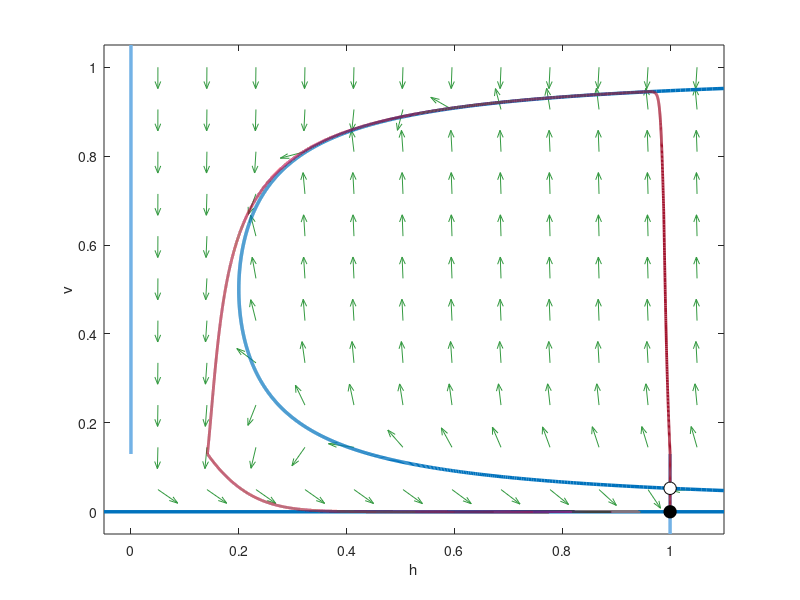

This chart was generated by the following MATLAB code:
% Fig. 4.24: Phase plane of the Mitchell-Schaeffer model (book, Section 4.5, Eq. 4.20)
% dv/dt = h v^2 (1 - v)/tin - v/tout + J0,  dh/dt = (1 - h)/topen for v < vgate, -h/tclose otherwise;  J0 = 0
% nullclines, direction field, resting state (1, 0), threshold, and the action potential after a stimulus at t = 1 ms
% (c) 2026 Philipp Kügler · Program for the book "Dynamical Systems in the Life Sciences" · MIT License (see LICENSE)
tin = 0.3; tout = 6; topen = 100; tclose = 115; vgate = 0.13;   % parameters in ms
hc = 4 * tin / tout;
J = 0.2; dauer = 2; dt = 0.01;
J0 = 0; T = 500; reize = 1;
N = round(T / dt); t = dt * (0:N);
Jt = J0 * ones(1, N + 1);
for s = reize
    Jt(t >= s - 1e-9 & t < s + dauer - 1e-9) = J0 + J;   % stimulus of strength J for 'dauer' ms
end
v = zeros(1, N + 1); h = ones(1, N + 1);
for n = 1:N                                         % Euler's method
    dv = h(n) * v(n)^2 * (1 - v(n)) / tin - v(n) / tout + Jt(n);
    if v(n) < vgate, dh = (1 - h(n)) / topen; else, dh = -h(n) / tclose; end
    v(n + 1) = v(n) + dt * dv; h(n + 1) = h(n) + dt * dh;
end
vs = (1 - sqrt(1 - hc)) / 2;
fprintf('resting state (h, v) = (1, 0),  threshold (1, %.4f),  peak of the action potential v = %.4f\n', vs, max(v));
fprintf('after 500 ms: (h, v) = (%.4f, %.4f)\n', h(end), v(end));
% direction field (arrows of equal length) and nullclines
[hg, vg] = meshgrid(linspace(0.05, 1.05, 12), linspace(0.05, 1.0, 11));
dvg = hg .* vg.^2 .* (1 - vg) / tin - vg / tout + J0;
dhg = (vg < vgate) .* (1 - hg) / topen - (vg >= vgate) .* hg / tclose;
L = sqrt(dvg.^2 + dhg.^2);
quiver(hg, vg, dhg ./ L, dvg ./ L, 0.4, 'Color', [0.2 0.6 0.25]); hold on
vv = linspace(0.003, 0.997, 2000);
H = (vv / tout - J0) ./ (vv.^2 .* (1 - vv) / tin);      % dv/dt = 0 solved for h
m = H >= -0.05 & H <= 1.1;
plot(H(m), vv(m), 'Color', [0 0.447 0.741], 'LineWidth', 2.5);
if J0 == 0, plot([-0.05 1.1], [0 0], 'Color', [0 0.447 0.741], 'LineWidth', 2.5); end
plot([1 1], [-0.05 vgate], 'Color', [0.45 0.70 0.90], 'LineWidth', 2.5);
plot([0 0], [vgate 1.05], 'Color', [0.45 0.70 0.90], 'LineWidth', 2.5);
plot(h, v, 'Color', [0.64 0.08 0.18], 'LineWidth', 2);
plot(1, 0, 'ko', 'MarkerFaceColor', 'k', 'MarkerSize', 9); plot(1, vs, 'ko', 'MarkerFaceColor', 'w', 'MarkerSize', 9); hold off
xlim([-0.05 1.1]); ylim([-0.05 1.05]); xlabel('h'); ylabel('v');
